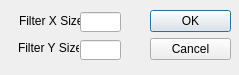
<?xml version="1.0" encoding="UTF-8"?>
<ui version="4.0">
 <class>MedianFilterDialog</class>
 <widget class="QDialog" name="MedianFilterDialog">
  <property name="geometry">
   <rect>
    <x>0</x>
    <y>0</y>
    <width>239</width>
    <height>75</height>
   </rect>
  </property>
  <property name="windowTitle">
   <string>Dialog</string>
  </property>
  <widget class="QDialogButtonBox" name="buttonBox">
   <property name="geometry">
    <rect>
     <x>150</x>
     <y>10</y>
     <width>81</width>
     <height>301</height>
    </rect>
   </property>
   <property name="orientation">
    <enum>Qt::Vertical</enum>
   </property>
   <property name="standardButtons">
    <set>QDialogButtonBox::Cancel|QDialogButtonBox::Ok</set>
   </property>
  </widget>
  <widget class="QLabel" name="xSizeLabel">
   <property name="geometry">
    <rect>
     <x>19</x>
     <y>13</y>
     <width>61</width>
     <height>16</height>
    </rect>
   </property>
   <property name="text">
    <string>Filter X Size</string>
   </property>
  </widget>
  <widget class="QLabel" name="ySizeLabel">
   <property name="geometry">
    <rect>
     <x>18</x>
     <y>40</y>
     <width>61</width>
     <height>16</height>
    </rect>
   </property>
   <property name="text">
    <string>Filter Y Size</string>
   </property>
  </widget>
  <widget class="QLineEdit" name="xSizeTextBox">
   <property name="geometry">
    <rect>
     <x>80</x>
     <y>12</y>
     <width>41</width>
     <height>20</height>
    </rect>
   </property>
  </widget>
  <widget class="QLineEdit" name="ySizeTextBox">
   <property name="geometry">
    <rect>
     <x>80</x>
     <y>40</y>
     <width>41</width>
     <height>20</height>
    </rect>
   </property>
  </widget>
 </widget>
 <resources/>
 <connections>
  <connection>
   <sender>buttonBox</sender>
   <signal>accepted()</signal>
   <receiver>MedianFilterDialog</receiver>
   <slot>accept()</slot>
   <hints>
    <hint type="sourcelabel">
     <x>248</x>
     <y>254</y>
    </hint>
    <hint type="destinationlabel">
     <x>157</x>
     <y>274</y>
    </hint>
   </hints>
  </connection>
  <connection>
   <sender>buttonBox</sender>
   <signal>rejected()</signal>
   <receiver>MedianFilterDialog</receiver>
   <slot>reject()</slot>
   <hints>
    <hint type="sourcelabel">
     <x>316</x>
     <y>260</y>
    </hint>
    <hint type="destinationlabel">
     <x>286</x>
     <y>274</y>
    </hint>
   </hints>
  </connection>
 </connections>
</ui>
